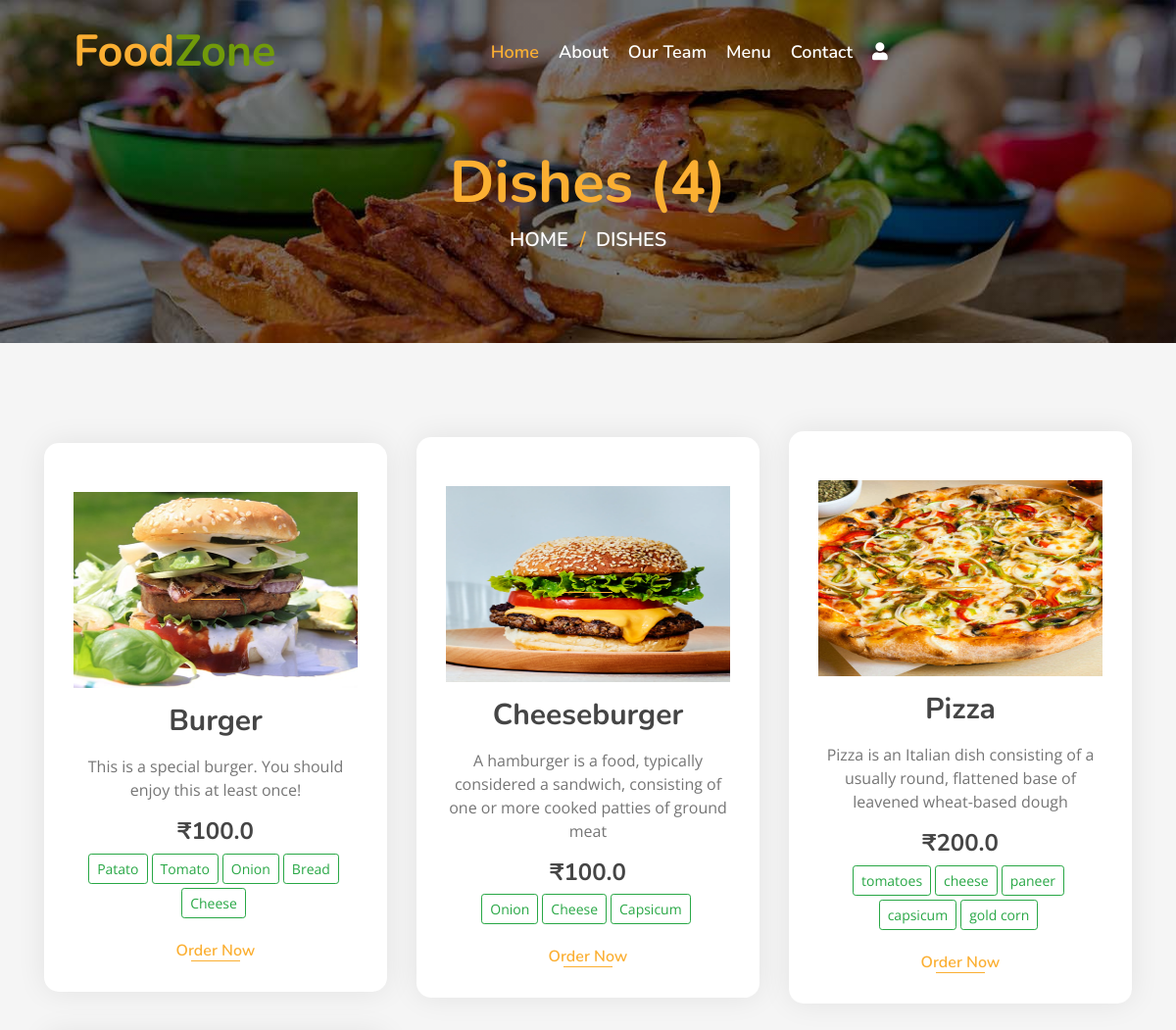
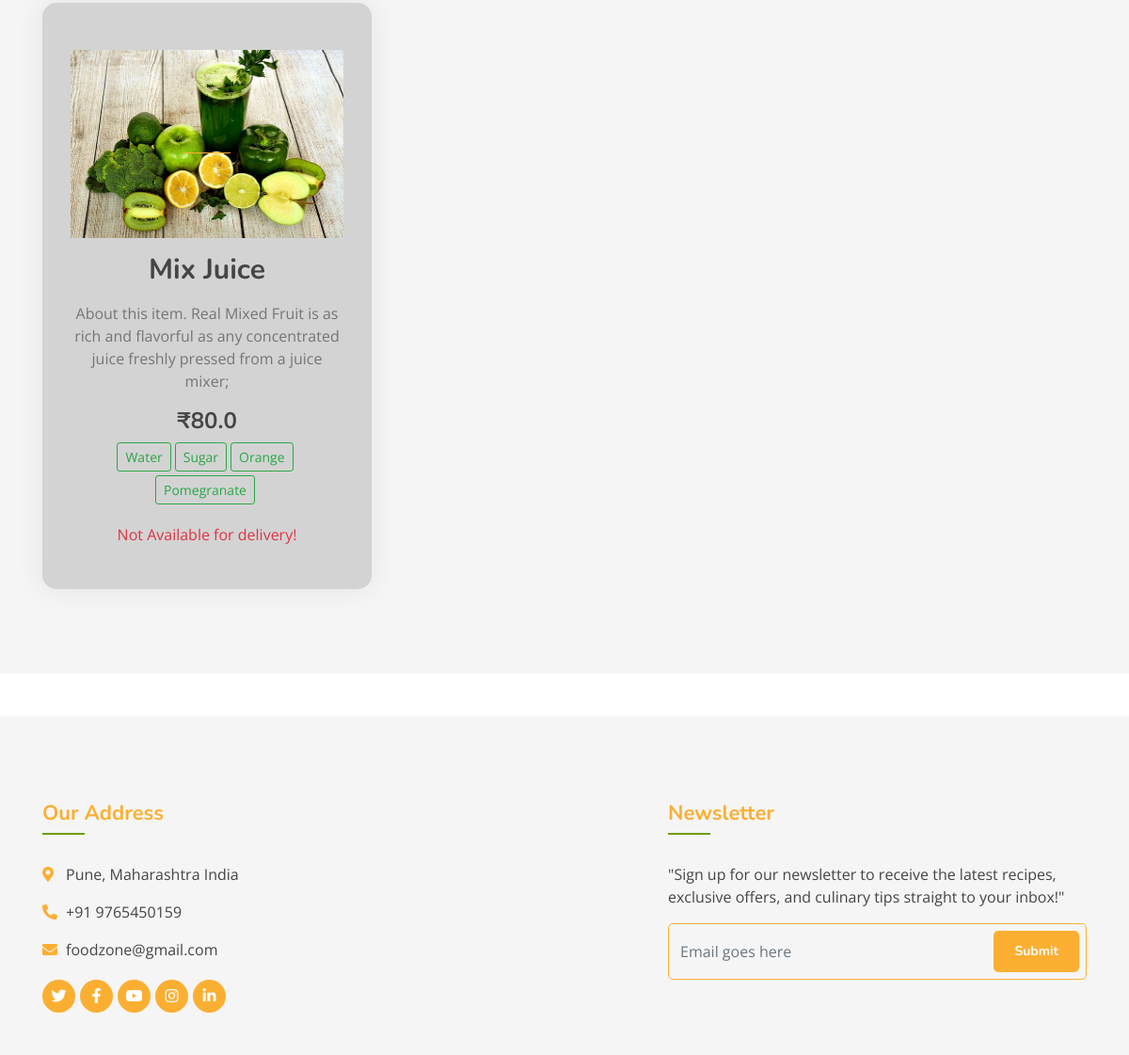
Screenshot of /dishes/ with the database file from the repository (2 pictures, top to bottom).
### myapp/models.py (models this page shows, shortened)
class Dish(models.Model):
    name = models.CharField(max_length=200, unique=True)
    image = models.ImageField(upload_to='dishes/%Y/%m/%d')
    ingredients = models.TextField()
    details = models.TextField(blank=True)
    category = models.ForeignKey(Category, on_delete=models.CASCADE)
    price = models.FloatField()
    discounted_price = models.FloatField(blank=True)
    is_available = models.BooleanField(default=True)
    added_on = models.DateTimeField(auto_now_add=True)
    updated_on = models.DateTimeField(auto_now=True)
    class Meta:
        verbose_name_plural ="Dish Table"

### myapp/views.py (the view)
# urls.py: path('dishes/',views.all_dishes,name="all_dishes"),
def all_dishes(request):
    context={}
    dishes = Dish.objects.all()
    if "q" in request.GET:
        id = request.GET.get("q")
        dishes = Dish.objects.filter(category__id=id)
        context['dish_category'] = Category.objects.get(id=id).name
    context['dishes'] = dishes
    return render(request,'all_dishes.html', context)

### template/all_dishes.html (shortened to what this page needs)
{% extends "base.html" %}
{% block content %}
<div class="page-header mb-0">
    <div class="container">
        <div class="row">
            <div class="col-12">
                <h2>{% if dish_category %} {{dish_category}} {% else %}Dishes {% endif %}({{dishes|length}})</h2>
            </div>
            <div class="col-12">
                <a href="/">Home</a>
                <a href="/dishes">Dishes</a>
            </div>
        </div>
    </div>
</div>
<div class="food mt-0">
    <div class="container">
        <div class="row align-items-center">
        {% for i in dishes %}
            <div class="col-md-4">
                {% if i.is_available %}
                <div class="food-item">
                {% else %}
                <div class="food-item" style="background-color: lightgray;">
                {% endif %}
                    <a href="/media/{{i.image}}" target="_blank"><img src="/media/{{i.image}}" style="height: 200px;width: 100%;"></a>
                    <h2 class="my-3">{{i.name}}</h2>
                    <p>
                        {{i.details}}
                    </p>
                    <h4 class="menu-text" style="font-weight: normal;">
                            <strong>₹{{i.discounted_price}}</strong>
                    </h4>
                    <p>
                    </p>
                    {% if i.is_available %}
                    <a href="{% url 'dish' id=i.id %}" onclick="orderAlert()">Order Now</a>
                    {% else %}
                        <p class="text-danger">Not Available for delivery!</p>
                    {% endif %}
                </div>
            </div>
        {% endfor %}
        </div>
    </div>
</div>
{% endblock %}

### static/css/style.css (style rules this page uses)
body { color: #757575; background: #ffffff; font-family: 'open sans', sans-serif; }
h1, h2, h3, h4, h5, h6 { color: #454545; font-family: 'Nunito', sans-serif; }
a { font-family: 'Nunito', sans-serif; font-weight: 600; color: #fbaf32; transition: .3s; }
.page-header { position: relative; margin-bottom: 45px; padding: 150px 0 90px 0; text-align: center; background: linear-gradient(rgba(0, 0, 0, .5), rgba(0, 0, 0, .5)), url(../img/page-header.jpg); background-position: center; background-repeat: no-repeat; background-size: cover; }
.page-header h2 { position: relative; color: #fbaf32; font-size: 60px; font-weight: 700; }
.page-header a { position: relative; padding: 0 12px; font-size: 20px; text-transform: uppercase; color: #ffffff; }
.page-header a::after { position: absolute; content: "/"; width: 8px; height: 8px; top: -1px; right: -7px; text-align: center; color: #fbaf32; }
.page-header a:last-child::after { display: none; }
.food { position: relative; width: 100%; padding: 90px 0 60px 0; margin: 45px 0; background: rgba(0, 0, 0, .04); }
.food .food-item { position: relative; width: 100%; margin-bottom: 30px; padding: 50px 30px 30px; text-align: center; background: #ffffff; border-radius: 15px; box-shadow: 0 0 30px rgba(0, 0, 0, .08); transition: .3s; }
.food .food-item h2 { font-size: 30px; font-weight: 700; }
.food .food-item a { position: relative; font-size: 16px; }
.food .food-item a::after { position: absolute; content: ""; width: 50px; height: 1px; bottom: 0; left: calc(50% - 25px); background: #fbaf32; transition: .3s; }

### rows the page displays
Dish: image (picture), name "Burger", details "This is a special burger. You should enjoy this at least once!", discounted_price "100.0", is_available "Order Now"
Dish: image (picture), name "Cheeseburger", details "A hamburger is a food, typically considered a sandwich, consisting of one or more cooked patties of ground meat", discounted_price "100.0", is_available "Order Now"
Dish: image (picture), name "Pizza", details "Pizza is an Italian dish consisting of a usually round, flattened base of leavened wheat-based dough", discounted_price "200.0", is_available "Order Now"
Dish: image (picture), name "Mix Juice", details "About this item. Real Mixed Fruit is as rich and flavorful as any concentrated juice freshly pressed from a juice mixer;", discounted_price "80.0", is_available "Not Available for delivery!"

### other values shown
{{ dishes|length }} "4"
